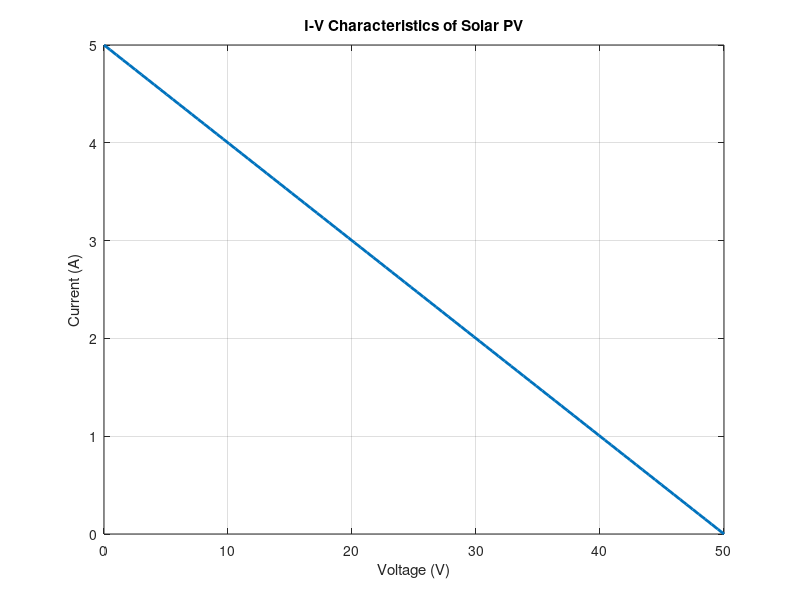
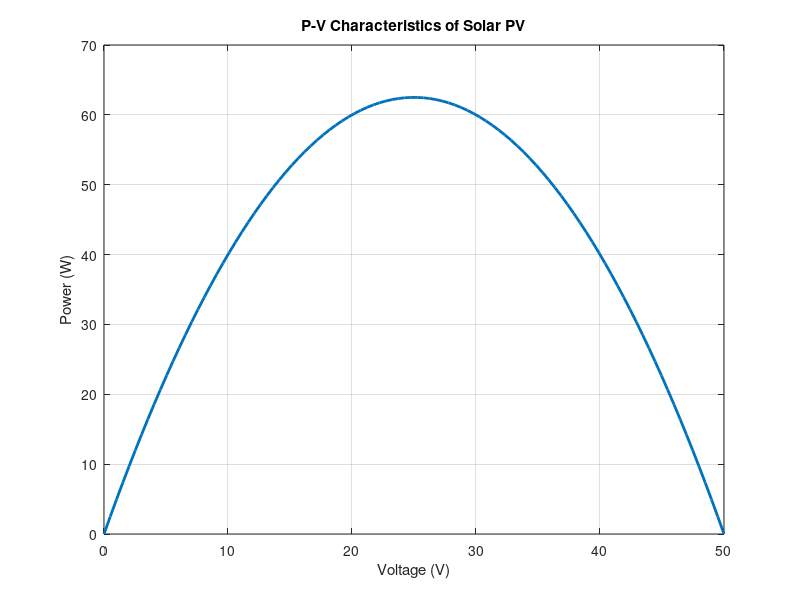

Write MATLAB code to recreate these figures, in order.
clc;
clear;

% PARAMETERS
Isc = 5;     % Short circuit current (A)
Voc = 50;    % Open circuit voltage (V)

V = linspace(0, Voc, 100);   % Voltage range

% PV CURRENT MODEL (simple linear approximation)
I = Isc * (1 - (V / Voc));

% POWER CALCULATION
P = V .* I;

% FIND MAX POWER POINT
[Pmax, index] = max(P);
Vmp = V(index);
Imp = I(index);

% DISPLAY RESULTS
fprintf('\n--- Solar PV Results ---\n');
fprintf('Maximum Power: %.2f W\n', Pmax);
fprintf('Voltage at MPP: %.2f V\n', Vmp);
fprintf('Current at MPP: %.2f A\n', Imp);

% PLOT I-V CURVE
figure;
plot(V, I, 'LineWidth', 2);
xlabel('Voltage (V)');
ylabel('Current (A)');
title('I-V Characteristics of Solar PV');
grid on;

% PLOT P-V CURVE
figure;
plot(V, P, 'LineWidth', 2);
xlabel('Voltage (V)');
ylabel('Power (W)');
title('P-V Characteristics of Solar PV');
grid on;
